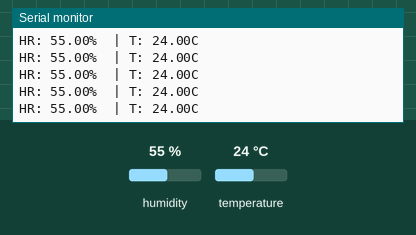
Recording of a sketch running on a simulated Arduino Uno, built with avr-gcc and run on an emulated ATmega328P. Parts: the last lines printed to the serial monitor. The inputs (shaded band) are chosen by the test bench; at power-on: humidity 55 %, temperature 24 °C.

Above: at 3.3 s.
3.4 s: humidity set to 22 %
6.1 s: temperature set to 12 °C
At 7.2 s:
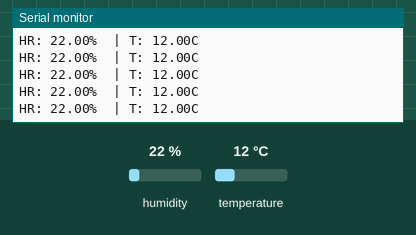
12.1 s: humidity set to 40 %
At 12.6 s:
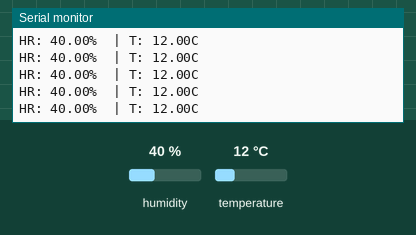
Timing chart, 0 to 15.1 s (numbered marks = the images above; inputs shaded):
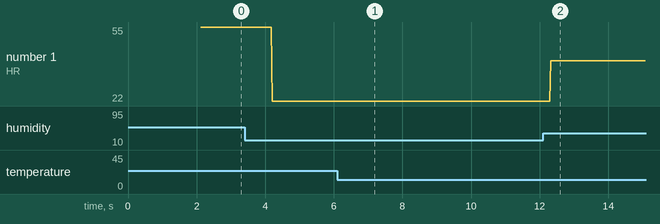

Measured:
- after the input at 6.1 s, the serial monitor: prints a new line after 0.13 s (image 1)
- after the input at 12.1 s, the serial monitor: prints a new line after 0.22 s (image 2)
- plotted number 1: 55 → 22 after the input at 3.4 s, 22 → 40 after the input at 12.1 s

The sketch:

humedad_v2.ino
```cpp
#include "DHT.h"

#define DHTPIN 7    // PIN de conexión con el sensor

#define DHTTYPE DHT11   // DHT 11 - Azul, es más básico
//#define DHTTYPE DHT22   // DHT 22  (AM2302) - Blanco

DHT dht(DHTPIN, DHTTYPE);

void setup() {


  Serial.begin(9600);               //inicio Monitor Serial a 9600bps
  Serial.println("Prototipo2 v0.1");
  Serial.println("Comanzando toma de datos");
  delay(2000);
  Serial.println("HR | Temp C | TMA C | P.Vapor | PVSaturacion");
  delay(100);
  dht.begin();

}

void loop() {

  //Declaración de Variables

  float h = dht.readHumidity();  // Humedad Relativa
  float t = dht.readTemperature();  // Temperatura °C
//  float pvs;  //Presión de vapor de saturación
//  float pv;   //Presión de vapor
//  float p;    // Presión de vapor al 80%
//  float tma;  // Temperatura minima aceptable °C

  //Validación de datos e impresión en pantallas
  if (isnan(t) || isnan(h)) {
    Serial.println("Ha fallado la lectura del sensor");

    delay(3000);
  } else {


/*
//:::CALCULOS

pvs = 610.5*exp((17.269*t)/(237.3+t));
pv = h/100*pvs;
p = pv/0.8;

if (p>=610.5) {

  tma = (237.3*log(p/610.5))/(17.269-log(p/610.5));

}else{

  tma=2;
}

*/

//:::TEXTOS ::::

   Serial.print("HR: ");
    Serial.print(h);
    Serial.print("% ");
    Serial.print(" | ");
    Serial.print("T: ");
    Serial.print(t);
    Serial.println("C ");
/*    Serial.print(" | ");
    Serial.print("Tma: ");
    Serial.print(tma);
    Serial.print("C ");
    Serial.print(" | ");
    Serial.print("Pv: ");
    Serial.print(pv);
    Serial.print("Pa ");
    Serial.print(" | ");
    Serial.print("Psat: ");
    Serial.print(pvs);
    Serial.println("Pa");*/

  }
}
```
